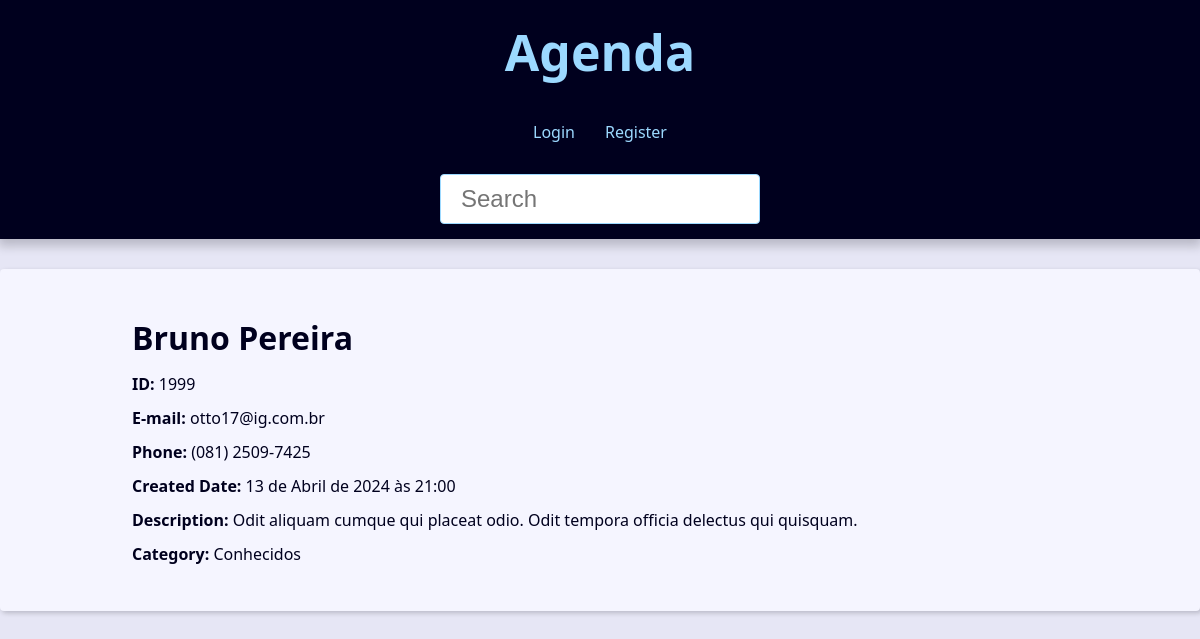
/contact/1999/, run on the app's committed database.
### contact/models.py (models this page shows, shortened)
class Contact(models.Model):
    first_name = models.CharField(max_length=50)
    last_name = models.CharField(max_length=50, blank=True)
    phone = models.CharField(max_length=50)
    email = models.EmailField(max_length=254, blank=True)
    created_date = models.DateTimeField(default=timezone.now)
    description = models.TextField(blank=True)
    show = models.BooleanField(default=True)
    picture = models.ImageField(blank=True, upload_to='pictures/%Y/%m/')
    category = models.ForeignKey(
        Category,
        on_delete=models.SET_NULL,
        blank=True, null=True
    )
    owner = models.ForeignKey(
        User,
        on_delete=models.SET_NULL,
        blank=True, null=True
    )

class Category(models.Model):
    class Meta:
        verbose_name = 'Category'
        verbose_name_plural = 'Categories'
    name = models.CharField(max_length=50)

### contact/views/contact_views.py (the view)
# urls.py: path('contact/<int:contact_id>/', views.contact, name='contact'),
def contact(request, contact_id):
    single_contact = get_object_or_404(
        Contact, pk=contact_id, show=True
    )
    site_title = f'{single_contact.first_name} {single_contact.last_name} - '
    context = {
        'contact': single_contact,
        'site_title': site_title
    }
    return render(
        request,
        'contact/contact.html',
        context
    )

### contact/templates/contact/contact.html (shortened to what this page needs)
{% extends 'global/base.html' %}
{% block content %}
  <div class="single-contact">
    <h1 class="single-contact-name">
      {{ contact.first_name }} {{ contact.last_name }}
    </h1>
    <p><b>ID:</b> {{ contact.id }}</p>
    <p><b>E-mail:</b> {{ contact.email }}</p>
    <p><b>Phone:</b> {{ contact.phone }}</p>
    <p><b>Created Date:</b> {{ contact.created_date }}</p>
    <p><b>Description:</b> {{ contact.description }}</p>
    <p><b>Category:</b> {{ contact.category.name }}</p>
  </div>
{% endblock content %}

### base_static/global/css/style.css (style rules this page uses)
:root { --spacing: 1.5rem; --link-dark-color: rgb(0, 83, 134); --link-light-color: rgb(156, 217, 255); --clr-white: rgb(245, 245, 255); --clr-black: rgb(0, 0, 30); --clr-light-gray: rgb(230, 230, 245); --clr-dark-shadow-5: rgba(0, 0, 10, 5%); --clr-dark-shadow-10: rgba(0, 0, 10, 10%); --clr-dark-shadow-20: rgba(0, 0, 10, 20%); --clr-light-shadow-5: rgba(200, 200, 255, 5%); --clr-light-shadow-10: rgba(200, 200, 255, 10%); --clr-light-shadow-20: rgba(200, 200, 255, 20%); --main-page-width: 120rem; --table-min-width: 60rem; --biggest-font-size: 5rem; --bigger-font-size: 4rem; --big-font-size: 3.2rem; --medium-font-size: 2.4rem; --small-font-size: 1.6rem; --smaller-font-size: 1.4rem; --smallest-font-size: 1.2rem; --transition-fast: 300ms; --transition-medium: 600ms; --transition-slow: 1s; --default-border-radius: 4px; }
*, *::before, *::after { margin: 0; padding: 0; box-sizing: border-box; }
html { font-size: 62.5%; }
body { font-family: system-ui, -apple-system, BlinkMacSystemFont, 'Segoe UI', Roboto, Oxygen, Ubuntu, Cantarell, 'Open Sans', 'Helvetica Neue', sans-serif; line-height: 1.5; font-size: var(--small-font-size); color: var(--clr-black); -webkit-font-smoothing: antialiased; background: var(--clr-light-gray); }
@media (min-width: 600px) { .single-contact { max-width: 80%; margin: calc(var(--spacing) * 2) auto; } }
.single-contact h1 { margin: 1rem 0; }
.single-contact p { margin: 1rem 0; }

### data on the page
Contact: first_name "Bruno", last_name "Pereira", id "1999", email "otto17@ig.com.br", phone "(081) 2509-7425", created_date "13 de Abril de 2024 às 21:00", description "Odit aliquam cumque qui placeat odio. Odit tempora officia delectus qui quisquam.", category.name "Conhecidos"
